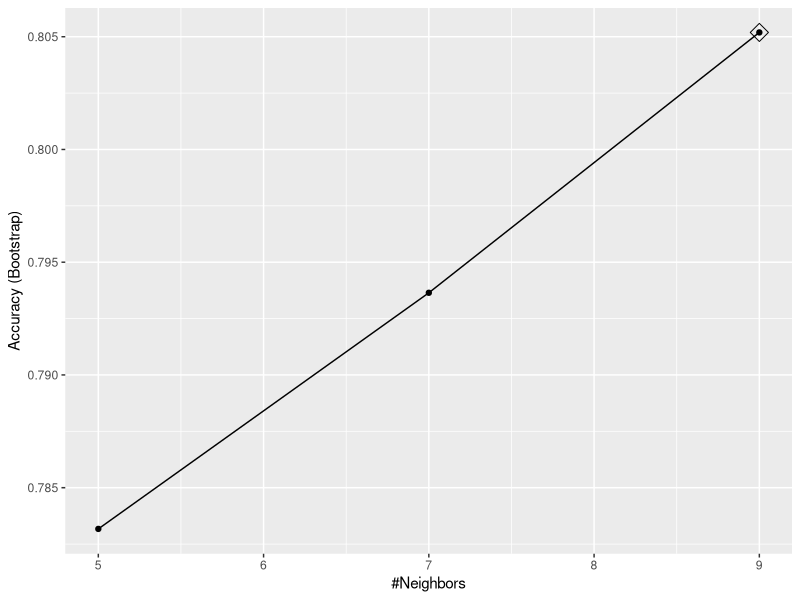
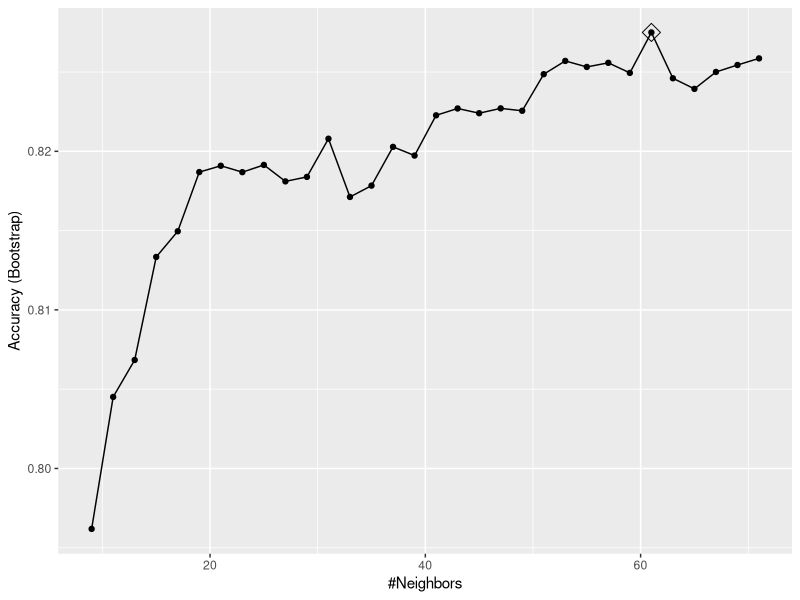
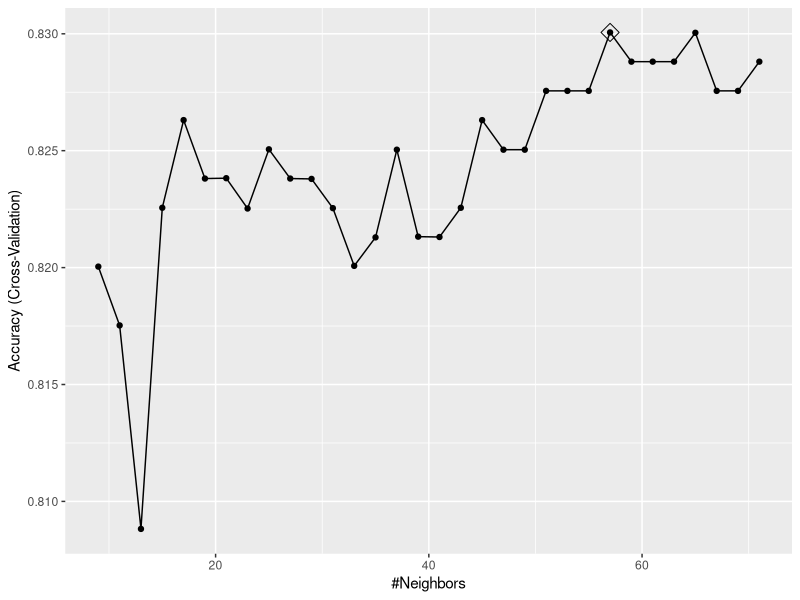
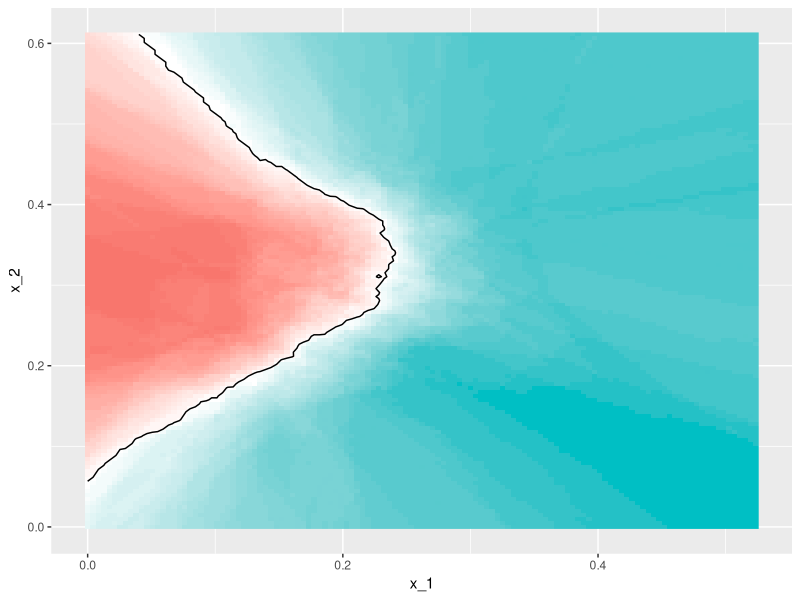

R code for these plots, in order:
#### 1. Load Libraries & Data

# Load necessary libraries
library(tidyverse)  # For data manipulation and visualization
library(dslabs)     # For accessing the mnist_27 dataset
data("mnist_27")    # Load the mnist_27 dataset

# Load the caret package for model training and cross-validation
library(caret)



#### 2. Train Models

# Train a generalized linear model (glm) using training data from mnist_27
train_glm <- train(y ~ ., method = "glm", data = mnist_27$train)

# Train a k-nearest neighbors (knn) model using training data from mnist_27
train_knn <- train(y ~ ., method = "knn", data = mnist_27$train)



#### 3. Make Predictions

# Make predictions using the trained glm model on the test data
y_hat_glm <- predict(train_glm, mnist_27$test, type = "raw")

# Make predictions using the trained knn model on the test data
y_hat_knn <- predict(train_knn, mnist_27$test, type = "raw")

# Compute and print the accuracy of the glm model using confusion matrix
confusionMatrix(y_hat_glm, mnist_27$test$y)$overall[["Accuracy"]]

# Compute and print the accuracy of the knn model using confusion matrix
confusionMatrix(y_hat_knn, mnist_27$test$y)$overall[["Accuracy"]]



#### 4. Explore Models

# Get information about the knn model from caret
getModelInfo("knn")

# Lookup the model details for knn in caret
modelLookup("knn")

# Visualize the k-nearest neighbors (knn) model's results using ggplot
ggplot(train_knn, highlight = TRUE)



#### 5. Tune kNN

# Create a data frame specifying a range of k values for k-nearest neighbors tuning
data.frame(k = seq(9, 67, 2))

# Set the random seed for reproducibility
set.seed(2008)

# Retrain the knn model, tuning for different k values from 9 to 71
train_knn <- train(y ~ ., method = "knn",
                   data = mnist_27$train,
                   tuneGrid = data.frame(k = seq(9, 71, 2)))

# Visualize the tuned knn model’s results using ggplot
ggplot(train_knn, highlight = TRUE)

# Retrieve and print the best tuning parameter (k) for the knn model
train_knn$bestTune

# Retrieve and print the final trained knn model
train_knn$finalModel

# Compute and print the accuracy of the tuned knn model on the test data
confusionMatrix(predict(train_knn, mnist_27$test, type = "raw"),
                mnist_27$test$y)$overall["Accuracy"]



#### 6. Cross-Validation

# Set up cross-validation with 10 folds and 90% of data for training
control <- trainControl(method = "cv", number = 10, p = .9)

# Retrain the knn model with cross-validation and the specified tuning grid
train_knn_cv <- train(y ~ ., method = "knn",
                      data = mnist_27$train,
                      tuneGrid = data.frame(k = seq(9, 71, 2)),
                      trControl = control)

# Visualize the cross-validated knn model’s results using ggplot
ggplot(train_knn_cv, highlight = TRUE)

# View the results of cross-validation, including the accuracy for different k values
train_knn_cv$results



#### 7. Plot Probabilities

# Define a function to plot conditional probability, with an optional argument for predicted probabilities
plot_cond_prob <- function(p_hat=NULL){
  tmp <- mnist_27$true_p
  if(!is.null(p_hat)){
    tmp <- mutate(tmp, p=p_hat)  # Add predicted probabilities to the data
  }
  tmp %>% ggplot(aes(x_1, x_2, z=p, fill=p)) +  # Create a plot with x_1 and x_2 as axes, and p as fill color
    geom_raster(show.legend = FALSE) +  # Plot the raster without the legend
    scale_fill_gradientn(colors=c("#F8766D","white","#00BFC4")) +  # Set gradient color scale
    stat_contour(breaks=c(0.5),color="black")  # Add contour lines at probability = 0.5
}

# Plot the conditional probability from the trained knn model using the true data points
plot_cond_prob(predict(train_knn, mnist_27$true_p, type = "prob")[,2])
